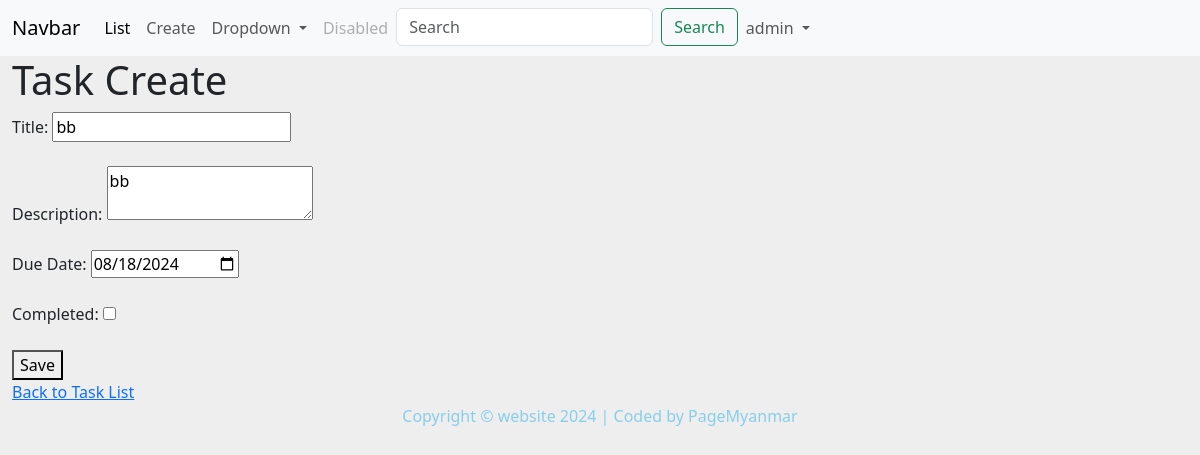
The page /myapp/task_update/20/ (signed in) on the database as committed earlier.
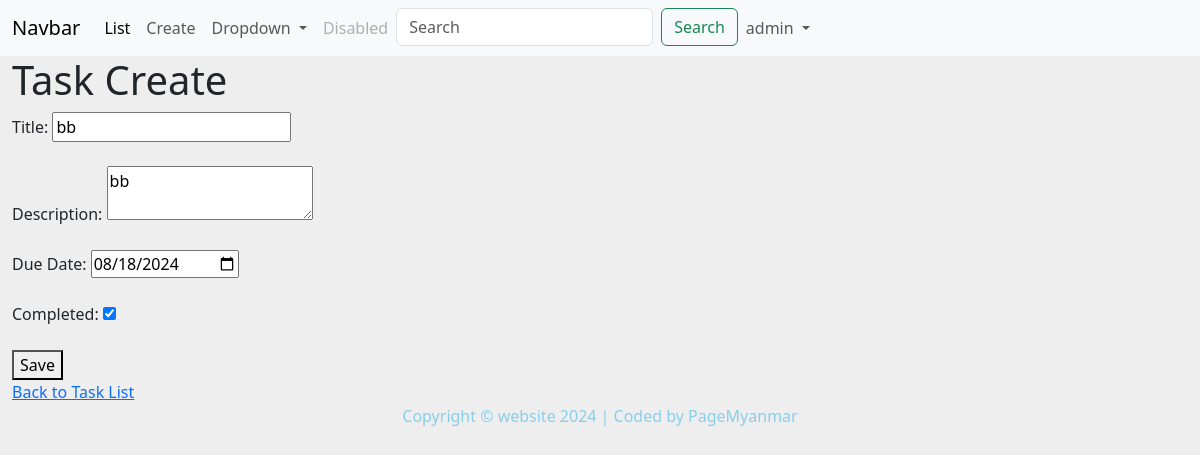
The same page on the database as committed later.
### myapp/models.py (models this page shows, shortened)
class Task(models.Model):
    title = models.CharField(max_length=200)
    description = models.TextField(blank=True)
    created_at = models.DateTimeField(auto_now_add=True)
    due_date = models.DateTimeField(null=True, blank=True)
    is_completed = models.BooleanField(default=False)

### myapp/views.py (the view, shortened to what this page needs)
# urls.py: path('task_update/<int:task_id>/', views.task_update, name='task_update'),
@login_required(login_url='login')
def task_update(request, task_id):
    task = get_object_or_404(Task, id=task_id)
    return render(request, 'task_form.html', {'task': task})

### myapp/templates/task_form.html (shortened to what this page needs)
{% extends 'base.html' %}
{% block body %}
{% load static %}
<h1> Task Create</h1>
<form method="post">
    <label for="title">Title:</label>
    <input type="text" id="title" name="title" value="{{ task.title }}" required><br><br>
    <label for="description">Description:</label>
    <textarea id="description" name="description">{{ task.description }}</textarea><br><br>
    <label for="due_date">Due Date:</label>
    <input type="date" id="due_date" name="due_date" value="{{ task.due_date|date:"Y-m-d" }}"><br><br>
    <label for="is_completed">Completed:</label>
    <input type="checkbox" id="is_completed" name="is_completed" {% if task.is_completed %}checked{% endif %}><br><br>
    <button type="submit">Save</button>
</form>
<a href="{% url 'task_list' %}">Back to Task List</a>
{% endblock %}

### templates/base.html (shortened to what this page needs)
{% load static %}
<!DOCTYPE html>
<html lang="en">
<head>
    <link href="https://cdn.jsdelivr.net/npm/bootstrap@5.3.3/dist/css/bootstrap.min.css" rel="stylesheet"
>
    <link rel="stylesheet" href="https://cdnjs.cloudflare.com/ajax/libs/font-awesome/6.6.0/css/all.min.css"
 />
    <link rel="stylesheet" type="text/css" href="{% static 'css/styles.css' %}" />
</head>
<body>
    {% include 'header.html' %}
    <div class="container-fluid">
        {% block body %} {% endblock %}
    </div>
    {% include 'footer.html' %}
</body>
</html>

### templates/header.html (shortened to what this page needs)
<nav class="navbar navbar-expand-lg bg-body-tertiary">
  <div class="container-fluid">
    <a class="navbar-brand" href="#">Navbar</a>
    <div class="collapse navbar-collapse" id="navbarSupportedContent">
      <ul class="navbar-nav me-auto mb-2 mb-lg-0">
        <li class="nav-item">
          <a class="nav-link active" aria-current="page" href="{% url 'task_list' %}">List</a>
        </li>
        <li class="nav-item">
          <a class="nav-link" href="{% url 'task_create' %}">Create</a>
        </li>
        <li class="nav-item dropdown">
          <a class="nav-link dropdown-toggle" href="#" role="button" data-bs-toggle="dropdown" aria-expanded="false">
            Dropdown
          </a>
        </li>
        <li class="nav-item">
          <a class="nav-link disabled" aria-disabled="true">Disabled</a>
        </li>
        <li>
          <form class="d-flex" role="search">
            <input class="form-control me-2" type="search" placeholder="Search" aria-label="Search">
            <button class="btn btn-outline-success" type="submit">Search</button>
          </form>
        </li>
        {% if user.is_authenticated %}
        <li class="nav-item dropdown">
          <a class="nav-link dropdown-toggle" href="#" role="button" data-bs-toggle="dropdown" aria-expanded="false">
            {{ user.username}}
          </a>
        </li>
        {% else %}
        <li>
          <a class="nav-link" href="{% url 'login' %}">Login</a>
        </li>
        {% endif %}
      </ul>
    </div>
  </div>
</nav>

### templates/footer.html
<p class="footer">Copyright  © website  2024 |  Coded by PageMyanmar</p>

### static/css/styles.css (style rules this page uses)
body { background-color: rgb(238, 238, 238); }
.footer { text-align: center; color: skyblue; }

Rows that differ between the two databases and show on the page:
changed Task "bb": is_completed "☐" → "☑"
